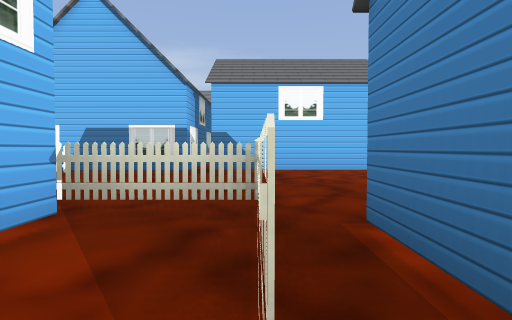
View 1 (above)

16 first-person views from a walk through a level from a Godot 3-D game. The camera is 1.4 m above the floor, tilts 2° down and sees 75° across. The floor is counted in squares, 2.53 m on a side. Each view is taken from the middle of a square. On the plan, view 1 faces up. The plan holds only what a view shows up to about 9 squares ahead; the rest is blank. The place goes on beyond the plan. Flat picture figures and markers are left out.

View 2
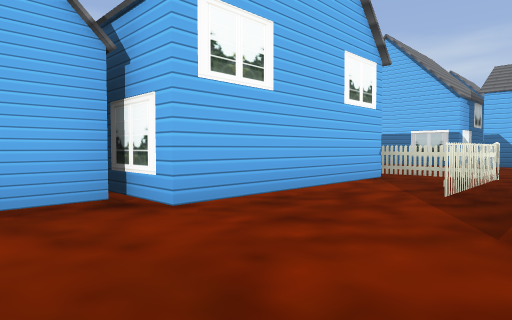

View 3
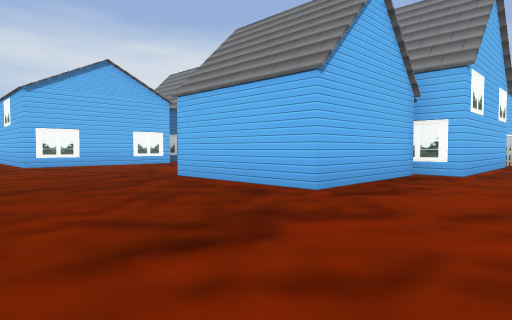

View 4
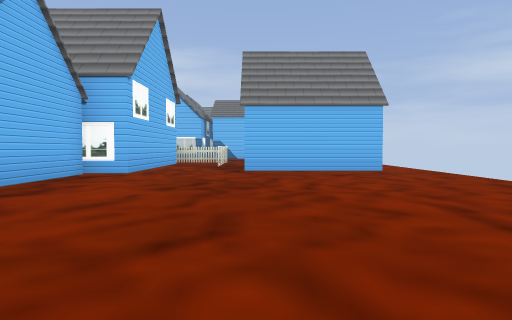

View 5
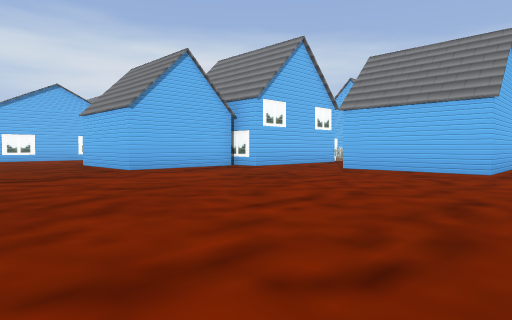

View 6
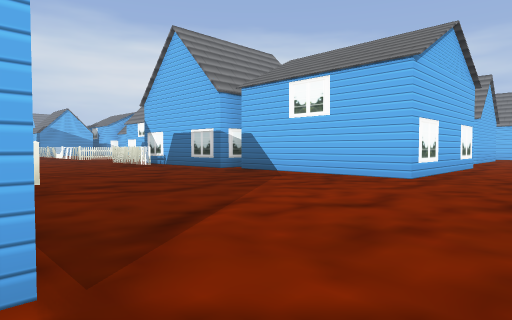

View 7
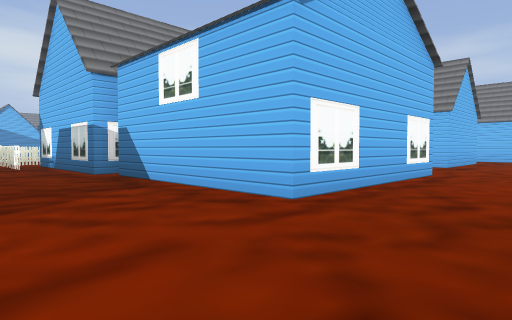

View 8
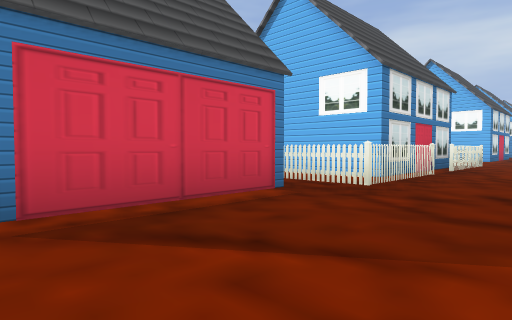

View 9
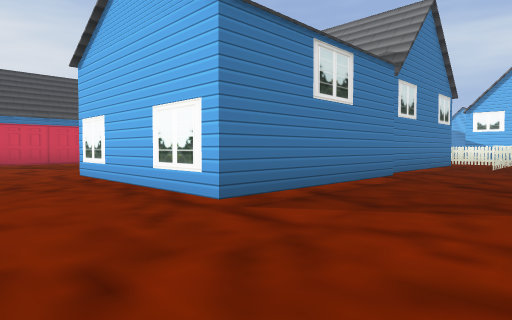

View 10
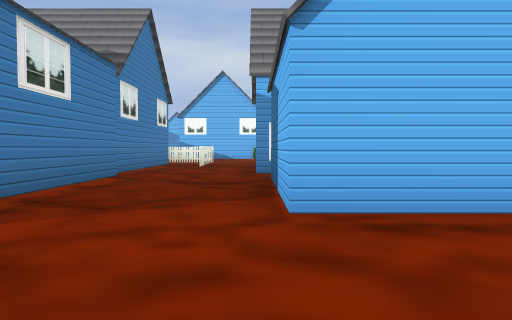

View 11
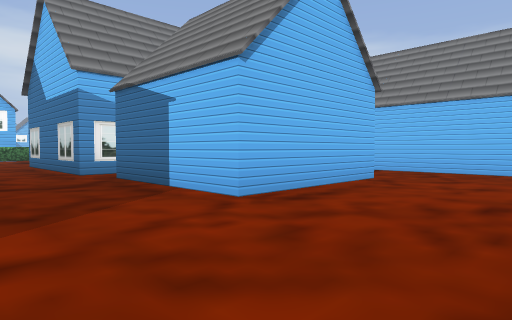

View 12
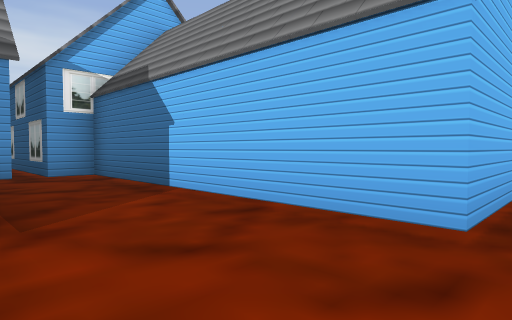

View 13
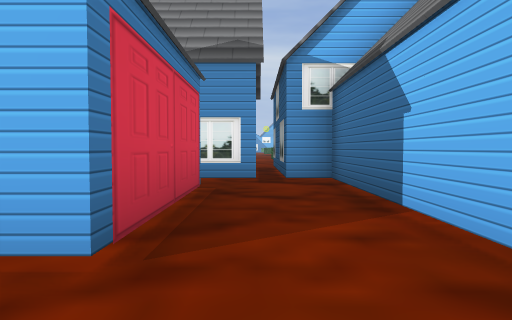

View 14
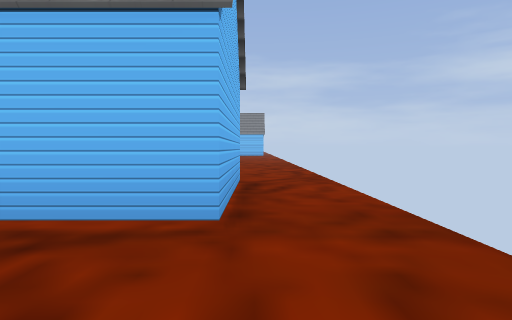

View 15
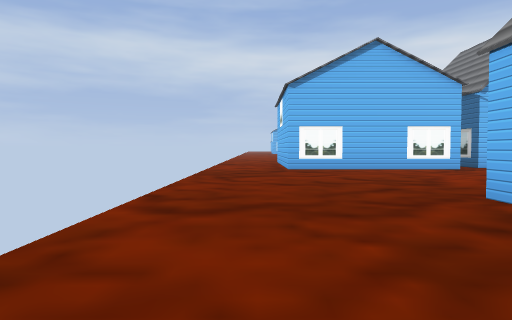

View 16
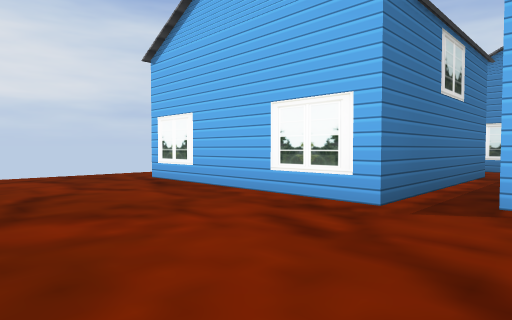

### Floor plan
Key: @ floor where view 1 was taken; # wall or solid block; x gap in a wall; . floor; D closed door.
Columns run from 16 left of view 1 to 5 right of it. Each row starts with its distance up from view 1.
 21                     #
 20               #######.
 19            ####.......
 18            ####.......
 17               #.###...
 16               # ###...
 15               #.###...
 14           .####.......
 13           ###.........
 12           x...........
 11            #########..
 10               ##   #..
  9               ##   #..
  8             ########..
  7           ###.........
  6           ##..........
  5            ...........
  4           ............
  3           ##DD###.....
  2           #####.####..
  1               #.####..
  0               #.@###..
 -1      #....   ##.......
 -2 #.........   #........
 -3 #  ####...   #........
 -4       #....###........
 -5       #...............
 -6      ##...............
 -7      .................
 -8      .................

Where each view was taken, in squares from view 1:
view 1: 0 up, 0 right, facing up
view 2: 3 down, 1 right, facing up-left
view 3: 8 down, 0 right, facing up-left
view 4: 8 down, 1 right, facing up
view 5: 8 down, 5 right, facing up-left
view 6: 2 up, 5 right, facing up-left
view 7: 5 up, 5 right, facing up-left
view 8: 5 up, 4 right, facing down-left
view 9: 14 up, 5 right, facing down-left
view 10: 14 up, 5 right, facing left
view 11: 12 up, 5 right, facing up-left
view 12: 17 up, 5 right, facing up-left
view 13: 18 up, 4 right, facing left
view 14: 3 down, 4 right, facing up
view 15: 7 down, 2 left, facing left
view 16: 1 down, 7 left, facing down-left
